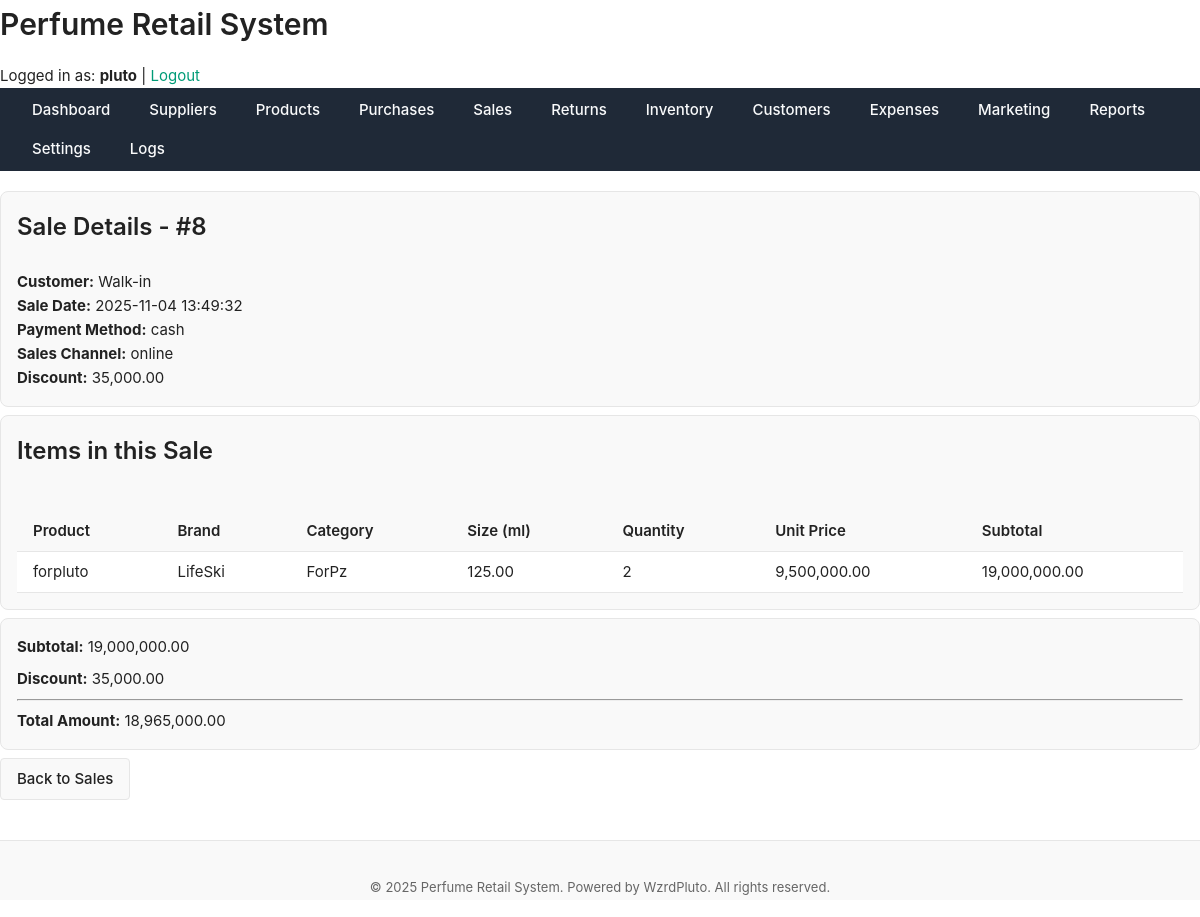
The page /public/sales/view.php?id=8 (signed in) on the database its author committed.
### tables this page shows
CREATE TABLE `sales` (
  `sale_id` int(11) NOT NULL,
  `customer_id` int(11) DEFAULT NULL,
  `sale_date` datetime DEFAULT current_timestamp(),
  `total_amount` decimal(12,2) NOT NULL,
  `payment_method` enum('cash','card','mobile_money','bank') DEFAULT NULL,
  `sales_channel` enum('store','online','whatsapp') DEFAULT NULL,
  `discount` decimal(10,2) DEFAULT 0.00
);

CREATE TABLE `sale_items` (
  `id` int(11) NOT NULL,
  `sale_id` int(11) NOT NULL,
  `product_id` int(11) NOT NULL,
  `quantity` int(11) NOT NULL,
  `unit_price` decimal(10,2) NOT NULL
);

CREATE TABLE `products` (
  `product_id` int(11) NOT NULL,
  `name` varchar(150) NOT NULL,
  `brand` varchar(100) DEFAULT NULL,
  `category` varchar(100) DEFAULT NULL,
  `size_ml` decimal(6,2) DEFAULT NULL,
  `cost_price` decimal(10,2) NOT NULL,
  `retail_price` decimal(10,2) NOT NULL,
  `supplier_id` int(11) DEFAULT NULL,
  `status` enum('active','discontinued') DEFAULT 'active',
  `created_at` datetime DEFAULT current_timestamp(),
  `description` text NOT NULL
);

### public/sales/view.php (the view, shortened to what this page needs)
<?php
require_once '../../includes/functions.php';
$sale_id = $_GET['id'] ?? null;
$stmt = $pdo->prepare("
    SELECT s.*, c.name AS customer_name
    FROM sales s
    LEFT JOIN customers c ON s.customer_id = c.customer_id
    WHERE s.sale_id = ?
");
$stmt->execute([$sale_id]);
$sale = $stmt->fetch(PDO::FETCH_ASSOC);
$stmt = $pdo->prepare("
    SELECT si.*, p.name AS product_name, p.brand, p.category, p.size_ml
    FROM sale_items si
    JOIN products p ON si.product_id = p.product_id
    WHERE si.sale_id = ?
");
$stmt->execute([$sale_id]);
$items = $stmt->fetchAll(PDO::FETCH_ASSOC);
include '../../includes/header.php';
?>
<main class="main-content">
    <div class="card mb-sm">
        <h2 class="card-title">Sale Details - #<?= htmlspecialchars($sale['sale_id']) ?></h2>
        <div class="sale-info">
            <p><strong>Customer:</strong> <?= htmlspecialchars($sale['customer_name'] ?? 'Walk-in') ?></p>
            <p><strong>Sale Date:</strong> <?= htmlspecialchars($sale['sale_date']) ?></p>
            <p><strong>Payment Method:</strong> <?= htmlspecialchars($sale['payment_method']) ?></p>
            <p><strong>Sales Channel:</strong> <?= htmlspecialchars($sale['sales_channel']) ?></p>
            <p><strong>Discount:</strong> <?= number_format($sale['discount'], 2) ?></p>
        </div>
    </div>
    <div class="card mb-sm">
        <h3 class="card-title">Items in this Sale</h3>
        <?php if ($items):
            $total_amount = 0;
        ?>
        <table class="table">
            <thead>
                <tr>
                    <th>Product</th>
                    <th>Brand</th>
                    <th>Category</th>
                    <th>Size (ml)</th>
                    <th>Quantity</th>
                    <th>Unit Price</th>
                    <th>Subtotal</th>
                </tr>
            </thead>
            <tbody>
                <?php foreach ($items as $item):
                    $subtotal = $item['quantity'] * $item['unit_price'];
                    $total_amount += $subtotal;
                ?>
                <tr>
                    <td><?= htmlspecialchars($item['product_name']) ?></td>
                    <td><?= htmlspecialchars($item['brand']) ?></td>
                    <td><?= htmlspecialchars($item['category']) ?></td>
                    <td><?= htmlspecialchars($item['size_ml']) ?></td>
                    <td><?= (int)$item['quantity'] ?></td>
                    <td><?= number_format($item['unit_price'], 2) ?></td>
                    <td><?= number_format($subtotal, 2) ?></td>
                </tr>
                <?php endforeach; ?>
            </tbody>
        </table>
        <?php else: ?>
        <div class="alert alert-info">No items found for this sale.</div>
        <?php endif; ?>
    </div>
    <div class="card card-total mb-sm">
        <p><strong>Subtotal:</strong> <?= number_format($total_amount, 2) ?></p>
        <p><strong>Discount:</strong> <?= number_format($sale['discount'], 2) ?></p>
        <hr>
        <p><strong>Total Amount:</strong> <?= number_format($total_amount - $sale['discount'], 2) ?></p>
    </div>
    <div class="mt-sm">
        <a href="index.php" class="btn btn-secondary">Back to Sales</a>
    </div>
</main>
<?php include '../../includes/footer.php'; ?>

### assets/css/layout.css (style rules this page uses)
body { display: flex; min-height: 100vh; flex-direction: column; }
table { width: 100%; border-collapse: collapse; }
th, td { padding: var(--space-sm) var(--space-md); text-align: left; border-bottom: 1px solid var(--color-border); }
th { font-weight: 600; background-color: var(--color-surface); }

### assets/css/theme.css (style rules this page uses)
:root { --color-bg: #ffffff; --color-surface: #f9f9f9; --color-border: #e6e6e6; --color-text: #222222; --color-text-muted: #666666; --color-primary: #009b77; --color-primary-hover: #008165; --color-danger: #d62828; --color-success: #2d6a4f; --color-warning: #e9c46a; --shadow-light: 0 2px 8px rgba(0, 0, 0, 0.05); --radius-sm: 4px; --radius-md: 8px; --radius-lg: 16px; --font-main: "Inter", "Segoe UI", "Roboto", sans-serif; --font-size-base: 15px; --font-size-sm: 13px; --font-size-lg: 18px; --line-height-base: 1.6; --space-xs: 4px; --space-sm: 8px; --space-md: 16px; --space-lg: 24px; --space-xl: 40px; --transition-fast: 0.15s ease-in-out; --transition-base: 0.25s ease; }
*, *::before, *::after { box-sizing: border-box; margin: 0; padding: 0; }
html, body { font-family: var(--font-main); font-size: var(--font-size-base); line-height: var(--line-height-base); background-color: var(--color-bg); color: var(--color-text); height: 100%; min-height: 100vh; }
a { color: var(--color-primary); text-decoration: none; transition: color var(--transition-fast); }
h1, h2, h3, h4, h5 { color: var(--color-text); margin-bottom: var(--space-md); font-weight: 600; }
.card { background: var(--color-surface); border: 1px solid var(--color-border); border-radius: var(--radius-md); box-shadow: var(--shadow-light); padding: var(--space-lg); margin-bottom: var(--space-lg); }
.btn { display: inline-block; padding: var(--space-sm) var(--space-md); border: none; border-radius: var(--radius-sm); cursor: pointer; transition: background var(--transition-fast); font-size: var(--font-size-base); }
table { width: 100%; border-collapse: collapse; margin-top: var(--space-md); }
th, td { text-align: left; padding: var(--space-sm) var(--space-md); border-bottom: 1px solid var(--color-border); }
th { background: var(--color-surface); font-weight: 600; }

### assets/css/components.css (style rules this page uses)
button, .btn { display: inline-flex; align-items: center; justify-content: center; padding: var(--space-sm) var(--space-md); font-size: var(--font-size-base); font-weight: 500; border: none; border-radius: var(--radius-sm); cursor: pointer; transition: background var(--transition-fast), color var(--transition-fast), transform var(--transition-fast); text-decoration: none; }
.btn-secondary { background-color: var(--color-surface); color: var(--color-text); border: 1px solid var(--color-border); }
.card { background-color: var(--color-surface); border: 1px solid var(--color-border); border-radius: var(--radius-md); padding: var(--space-md); box-shadow: var(--shadow-sm); display: flex; flex-direction: column; gap: var(--space-sm); transition: box-shadow var(--transition-base); }
.card-title { font-weight: 600; font-size: 1.6rem; color: var(--color-text); margin-bottom: var(--space-md); }
.table { width: 100%; border-collapse: collapse; background-color: var(--color-bg); }
.table th, .table td { padding: var(--space-sm) var(--space-md); text-align: left; border-bottom: 1px solid var(--color-border); }
.table th { background-color: var(--color-surface); font-weight: 600; }
.mt-sm { margin-top: var(--space-sm); }
.mb-sm { margin-bottom: var(--space-sm); }

### rows shown on the page
sales: sale_id "8", sale_date "2025-11-04 13:49:32", payment_method "cash", sales_channel "online", discount "35,000.00", $total_amount-$sale['discount'] "18,965,000.00"
sale_items: product.name "forpluto", product.brand "LifeSki", product.category "ForPz", product.size_ml "125.00", quantity "2", unit_price "9,500,000.00", subtotal "19,000,000.00"

### other values the page prints
SITE_NAME "Perfume Retail System"
$_SESSION['username'] "pluto"
$sale['customer_name'] "Walk-in"
$total_amount "19,000,000.00"
